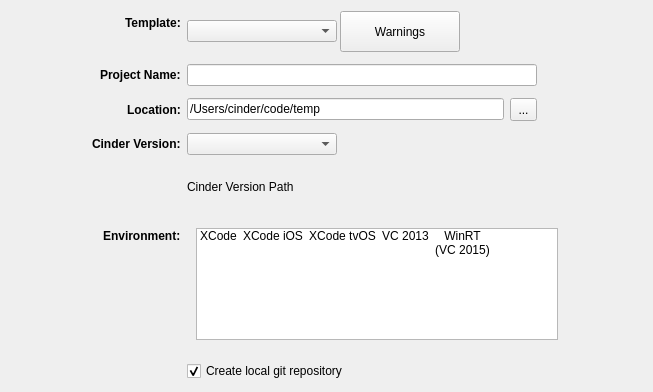
<?xml version="1.0" encoding="UTF-8"?>
<ui version="4.0">
 <class>WizardPageMain</class>
 <widget class="QWizardPage" name="WizardPageMain">
  <property name="geometry">
   <rect>
    <x>0</x>
    <y>0</y>
    <width>653</width>
    <height>392</height>
   </rect>
  </property>
  <property name="windowTitle">
   <string>WizardPage</string>
  </property>
  <property name="styleSheet">
   <string notr="true">QWizardPage#WizardPageMain {
background-color: red;
};</string>
  </property>
  <layout class="QVBoxLayout" name="verticalLayout_2">
   <item>
    <layout class="QVBoxLayout" name="verticalLayout" stretch="1,1">
     <property name="rightMargin">
      <number>0</number>
     </property>
     <item>
      <layout class="QFormLayout" name="formLayout">
       <property name="fieldGrowthPolicy">
        <enum>QFormLayout::FieldsStayAtSizeHint</enum>
       </property>
       <property name="labelAlignment">
        <set>Qt::AlignRight|Qt::AlignTop|Qt::AlignTrailing</set>
       </property>
       <property name="formAlignment">
        <set>Qt::AlignHCenter|Qt::AlignTop</set>
       </property>
       <property name="verticalSpacing">
        <number>12</number>
       </property>
       <item row="0" column="0">
        <widget class="QLabel" name="templateLabel">
         <property name="font">
          <font>
           <weight>75</weight>
           <bold>true</bold>
          </font>
         </property>
         <property name="text">
          <string>Template:</string>
         </property>
        </widget>
       </item>
       <item row="0" column="1">
        <layout class="QHBoxLayout" name="horizontalLayout">
         <property name="spacing">
          <number>3</number>
         </property>
         <property name="sizeConstraint">
          <enum>QLayout::SetFixedSize</enum>
         </property>
         <property name="topMargin">
          <number>0</number>
         </property>
         <item>
          <widget class="QComboBox" name="templateComboBox">
           <property name="minimumSize">
            <size>
             <width>150</width>
             <height>0</height>
            </size>
           </property>
           <property name="frame">
            <bool>true</bool>
           </property>
          </widget>
         </item>
         <item>
          <widget class="QPushButton" name="showErrorsButton">
           <property name="sizePolicy">
            <sizepolicy hsizetype="Minimum" vsizetype="Minimum">
             <horstretch>0</horstretch>
             <verstretch>0</verstretch>
            </sizepolicy>
           </property>
           <property name="minimumSize">
            <size>
             <width>120</width>
             <height>40</height>
            </size>
           </property>
           <property name="baseSize">
            <size>
             <width>0</width>
             <height>0</height>
            </size>
           </property>
           <property name="styleSheet">
            <string notr="true">QPushButton { margin: 0 px;}</string>
           </property>
           <property name="text">
            <string>Warnings</string>
           </property>
           <property name="icon">
            <iconset resource="../TinderBox.qrc">
             <normaloff>:/resources/warning.png</normaloff>:/resources/warning.png</iconset>
           </property>
           <property name="iconSize">
            <size>
             <width>24</width>
             <height>24</height>
            </size>
           </property>
           <property name="flat">
            <bool>false</bool>
           </property>
          </widget>
         </item>
        </layout>
       </item>
       <item row="1" column="0">
        <widget class="QLabel" name="projectNameLabel">
         <property name="font">
          <font>
           <weight>75</weight>
           <bold>true</bold>
          </font>
         </property>
         <property name="text">
          <string>Project Name:</string>
         </property>
        </widget>
       </item>
       <item row="1" column="1">
        <widget class="QLineEdit" name="projectNameLineEdit">
         <property name="sizePolicy">
          <sizepolicy hsizetype="Expanding" vsizetype="Fixed">
           <horstretch>0</horstretch>
           <verstretch>0</verstretch>
          </sizepolicy>
         </property>
         <property name="minimumSize">
          <size>
           <width>350</width>
           <height>0</height>
          </size>
         </property>
         <property name="text">
          <string/>
         </property>
        </widget>
       </item>
       <item row="2" column="0">
        <widget class="QLabel" name="locationLabel">
         <property name="font">
          <font>
           <weight>75</weight>
           <bold>true</bold>
          </font>
         </property>
         <property name="text">
          <string>Location:</string>
         </property>
        </widget>
       </item>
       <item row="2" column="1">
        <layout class="QHBoxLayout" name="horizontalLayout_2">
         <property name="spacing">
          <number>6</number>
         </property>
         <item>
          <widget class="QLineEdit" name="locationLineEdit">
           <property name="minimumSize">
            <size>
             <width>317</width>
             <height>0</height>
            </size>
           </property>
           <property name="text">
            <string>/Users/cinder/code/temp</string>
           </property>
           <property name="cursorPosition">
            <number>23</number>
           </property>
          </widget>
         </item>
         <item>
          <widget class="QToolButton" name="locationButton">
           <property name="minimumSize">
            <size>
             <width>27</width>
             <height>23</height>
            </size>
           </property>
           <property name="maximumSize">
            <size>
             <width>27</width>
             <height>23</height>
            </size>
           </property>
           <property name="text">
            <string>...</string>
           </property>
           <property name="icon">
            <iconset resource="../TinderBox.qrc">
             <normaloff>:/icons/folder.png</normaloff>:/icons/folder.png</iconset>
           </property>
          </widget>
         </item>
        </layout>
       </item>
       <item row="3" column="0">
        <widget class="QLabel" name="cinderVersionLabel">
         <property name="font">
          <font>
           <weight>75</weight>
           <bold>true</bold>
          </font>
         </property>
         <property name="text">
          <string>Cinder Version:</string>
         </property>
        </widget>
       </item>
       <item row="3" column="1">
        <widget class="QComboBox" name="cinderVersionComboBox">
         <property name="minimumSize">
          <size>
           <width>150</width>
           <height>0</height>
          </size>
         </property>
        </widget>
       </item>
       <item row="4" column="1">
        <widget class="QLabel" name="cinderVersionPathLabel">
         <property name="sizePolicy">
          <sizepolicy hsizetype="Expanding" vsizetype="Preferred">
           <horstretch>1</horstretch>
           <verstretch>0</verstretch>
          </sizepolicy>
         </property>
         <property name="text">
          <string>Cinder Version Path</string>
         </property>
         <property name="wordWrap">
          <bool>false</bool>
         </property>
        </widget>
       </item>
       <item row="5" column="0">
        <widget class="QLabel" name="optionsLabel">
         <property name="font">
          <font>
           <weight>75</weight>
           <bold>true</bold>
          </font>
         </property>
         <property name="text">
          <string>Environment:</string>
         </property>
         <property name="alignment">
          <set>Qt::AlignBottom|Qt::AlignLeading|Qt::AlignLeft</set>
         </property>
        </widget>
       </item>
       <item row="5" column="1">
        <widget class="QWidget" name="widget" native="true">
         <property name="sizePolicy">
          <sizepolicy hsizetype="Expanding" vsizetype="Expanding">
           <horstretch>0</horstretch>
           <verstretch>0</verstretch>
          </sizepolicy>
         </property>
         <property name="minimumSize">
          <size>
           <width>380</width>
           <height>110</height>
          </size>
         </property>
         <property name="maximumSize">
          <size>
           <width>400</width>
           <height>130</height>
          </size>
         </property>
         <layout class="QVBoxLayout" name="verticalLayout_4">
          <item>
           <widget class="QListWidget" name="compilerList">
            <property name="sizePolicy">
             <sizepolicy hsizetype="Expanding" vsizetype="Expanding">
              <horstretch>0</horstretch>
              <verstretch>0</verstretch>
             </sizepolicy>
            </property>
            <property name="lineWidth">
             <number>2</number>
            </property>
            <property name="verticalScrollBarPolicy">
             <enum>Qt::ScrollBarAlwaysOff</enum>
            </property>
            <property name="autoScroll">
             <bool>false</bool>
            </property>
            <property name="dragDropOverwriteMode">
             <bool>true</bool>
            </property>
            <property name="dragDropMode">
             <enum>QAbstractItemView::DragDrop</enum>
            </property>
            <property name="selectionMode">
             <enum>QAbstractItemView::MultiSelection</enum>
            </property>
            <property name="iconSize">
             <size>
              <width>48</width>
              <height>48</height>
             </size>
            </property>
            <property name="movement">
             <enum>QListView::Snap</enum>
            </property>
            <property name="resizeMode">
             <enum>QListView::Adjust</enum>
            </property>
            <property name="layoutMode">
             <enum>QListView::SinglePass</enum>
            </property>
            <property name="spacing">
             <number>6</number>
            </property>
            <property name="viewMode">
             <enum>QListView::IconMode</enum>
            </property>
            <property name="uniformItemSizes">
             <bool>false</bool>
            </property>
            <property name="wordWrap">
             <bool>false</bool>
            </property>
            <property name="selectionRectVisible">
             <bool>false</bool>
            </property>
            <item>
             <property name="text">
              <string>XCode</string>
             </property>
             <property name="icon">
              <iconset>
               <normalon>:/icons/xcode.png</normalon>
               <selectedon>:/icons/xcode_selected.png</selectedon>
              </iconset>
             </property>
            </item>
            <item>
             <property name="text">
              <string>XCode iOS</string>
             </property>
             <property name="icon">
              <iconset resource="../TinderBox.qrc">
               <normaloff>:/icons/xcode_ios.png</normaloff>
               <selectedoff>:/icons/xcode_ios_selected.png</selectedoff>:/icons/xcode_ios.png</iconset>
             </property>
            </item>
            <item>
             <property name="text">
              <string>XCode tvOS</string>
             </property>
             <property name="icon">
              <iconset resource="../TinderBox.qrc">
               <normaloff>:/icons/xcode_ios.png</normaloff>
               <normalon>:/icons/xcode_ios.png</normalon>
               <selectedoff>:/icons/xcode_ios_selected.png</selectedoff>
               <selectedon>:/icons/xcode_ios_selected.png</selectedon>:/icons/xcode_ios.png</iconset>
             </property>
            </item>
            <item>
             <property name="text">
              <string>VC 2013</string>
             </property>
             <property name="icon">
              <iconset>
               <normalon>:/icons/vc2013.png</normalon>
               <selectedon>:/icons/vc2013_selected.png</selectedon>
              </iconset>
             </property>
            </item>
            <item>
             <property name="text">
              <string>WinRT
(VC 2015)</string>
             </property>
             <property name="icon">
              <iconset>
               <normalon>:/icons/vc_winrt.png</normalon>
               <selectedoff>:/icons/vc_winrt_selected.png</selectedoff>
              </iconset>
             </property>
            </item>
           </widget>
          </item>
         </layout>
        </widget>
       </item>
       <item row="6" column="0">
        <widget class="QLabel" name="sourceControlLabel">
         <property name="text">
          <string/>
         </property>
        </widget>
       </item>
       <item row="6" column="1">
        <widget class="QCheckBox" name="sourceControlCheckBox">
         <property name="text">
          <string>Create local git repository</string>
         </property>
         <property name="checked">
          <bool>true</bool>
         </property>
        </widget>
       </item>
      </layout>
     </item>
     <item>
      <spacer name="verticalSpacer">
       <property name="orientation">
        <enum>Qt::Vertical</enum>
       </property>
       <property name="sizeType">
        <enum>QSizePolicy::Fixed</enum>
       </property>
       <property name="sizeHint" stdset="0">
        <size>
         <width>20</width>
         <height>0</height>
        </size>
       </property>
      </spacer>
     </item>
    </layout>
   </item>
  </layout>
 </widget>
 <resources>
  <include location="../TinderBox.qrc"/>
 </resources>
 <connections/>
</ui>
